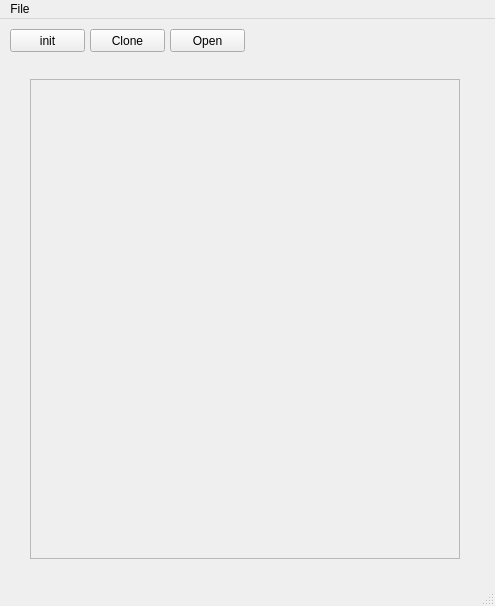
<?xml version="1.0" encoding="UTF-8"?>
<ui version="4.0">
 <class>MainWindow</class>
 <widget class="QMainWindow" name="MainWindow">
  <property name="geometry">
   <rect>
    <x>0</x>
    <y>0</y>
    <width>495</width>
    <height>606</height>
   </rect>
  </property>
  <property name="windowTitle">
   <string>MainWindow</string>
  </property>
  <widget class="QWidget" name="centralWidget">
   <widget class="QPushButton" name="initButton">
    <property name="geometry">
     <rect>
      <x>10</x>
      <y>10</y>
      <width>75</width>
      <height>23</height>
     </rect>
    </property>
    <property name="text">
     <string>init</string>
    </property>
   </widget>
   <widget class="QPushButton" name="cloneButton">
    <property name="geometry">
     <rect>
      <x>90</x>
      <y>10</y>
      <width>75</width>
      <height>23</height>
     </rect>
    </property>
    <property name="text">
     <string>Clone</string>
    </property>
   </widget>
   <widget class="QPushButton" name="openButton">
    <property name="geometry">
     <rect>
      <x>170</x>
      <y>10</y>
      <width>75</width>
      <height>23</height>
     </rect>
    </property>
    <property name="text">
     <string>Open</string>
    </property>
   </widget>
   <widget class="QScrollArea" name="scrollArea">
    <property name="geometry">
     <rect>
      <x>30</x>
      <y>60</y>
      <width>430</width>
      <height>480</height>
     </rect>
    </property>
    <property name="frameShape">
     <enum>QFrame::StyledPanel</enum>
    </property>
    <property name="verticalScrollBarPolicy">
     <enum>Qt::ScrollBarAsNeeded</enum>
    </property>
    <property name="horizontalScrollBarPolicy">
     <enum>Qt::ScrollBarAsNeeded</enum>
    </property>
    <property name="widgetResizable">
     <bool>true</bool>
    </property>
    <widget class="QWidget" name="scrollAreaWidgetContents">
     <property name="geometry">
      <rect>
       <x>0</x>
       <y>0</y>
       <width>428</width>
       <height>478</height>
      </rect>
     </property>
     <property name="sizePolicy">
      <sizepolicy hsizetype="Preferred" vsizetype="Preferred">
       <horstretch>0</horstretch>
       <verstretch>0</verstretch>
      </sizepolicy>
     </property>
     <property name="minimumSize">
      <size>
       <width>0</width>
       <height>0</height>
      </size>
     </property>
     <property name="sizeIncrement">
      <size>
       <width>0</width>
       <height>0</height>
      </size>
     </property>
     <property name="baseSize">
      <size>
       <width>0</width>
       <height>0</height>
      </size>
     </property>
    </widget>
   </widget>
  </widget>
  <widget class="QStatusBar" name="statusBar"/>
  <widget class="QMenuBar" name="menuBar">
   <property name="geometry">
    <rect>
     <x>0</x>
     <y>0</y>
     <width>495</width>
     <height>25</height>
    </rect>
   </property>
   <property name="defaultUp">
    <bool>true</bool>
   </property>
   <widget class="QMenu" name="menuFile">
    <property name="title">
     <string>File</string>
    </property>
    <addaction name="actionCreate"/>
    <addaction name="actionClone"/>
   </widget>
   <addaction name="menuFile"/>
  </widget>
  <action name="actionClone">
   <property name="text">
    <string>Clone</string>
   </property>
  </action>
  <action name="actionCreate">
   <property name="text">
    <string>Create</string>
   </property>
  </action>
  <action name="actionDelete">
   <property name="text">
    <string>Delete</string>
   </property>
  </action>
 </widget>
 <layoutdefault spacing="6" margin="11"/>
 <resources/>
 <connections/>
</ui>
